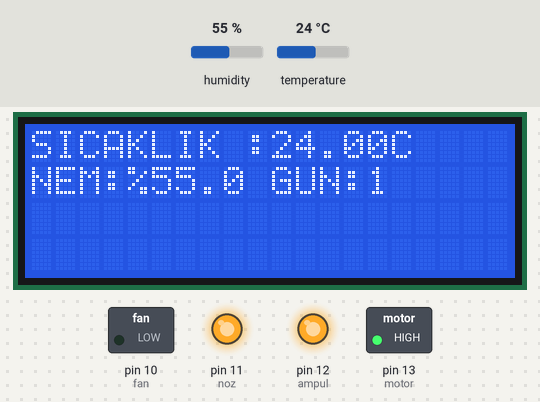
This sketch was run on a simulated Arduino Uno, built with avr-gcc and run on an emulated ATmega328P. Parts: 20×4 character LCD, switched loads named in the sketch (green lamp = pin HIGH), output pins drawn as LEDs (lit = HIGH). The inputs (shaded band) are chosen by the test bench; at power-on: humidity 55 %, temperature 24 °C. The local clock reads 2024-03-15 10:24:30 at power-on unless the sketch sets it; what the sketch prints to the serial monitor is not drawn.

Above: at 6.3 s.
6.4 s: humidity set to 58 %
7.9 s: humidity set to 61 %
At 9.1 s:
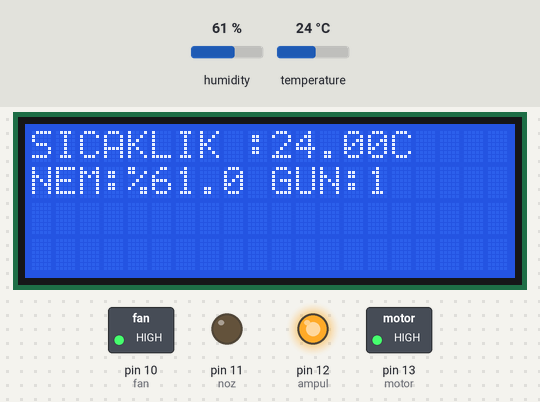
9.4 s: temperature set to 33 °C
At 10.6 s:
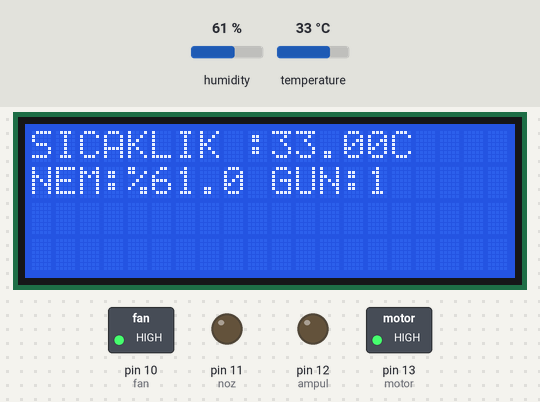
10.9 s: humidity set to 57 %
At 11.9 s:
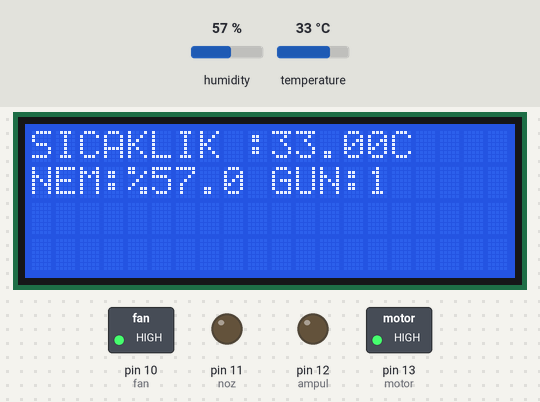
12.4 s: humidity set to 54 %
At 13.2 s:
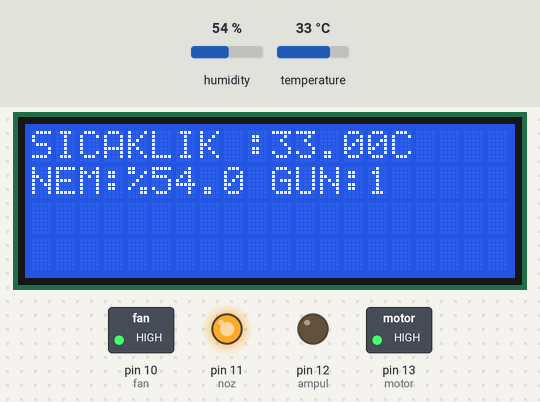
Timing chart, 0 to 14.9 s (numbered marks = the images above; inputs shaded):
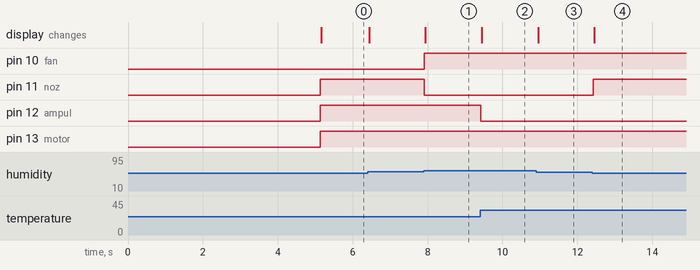

Measured:
- the behaviour switches between 59 and 60 % on humidity (found by bisection; images 0 and 1)
- the behaviour switches between 56 and 55 % on humidity (found by bisection; images 3 and 4)
- after the input at 7.9 s, pin 10 (fan): LOW → HIGH at once; pin 11 (noz): HIGH → LOW at once; the display: changes at once (image 1)
- after the input at 9.4 s, pin 12 (ampul): HIGH → LOW at once; the display: changes after 0.05 s (image 2)
- after the input at 10.9 s, the display: changes after 0.05 s (image 3)
- after the input at 12.4 s, pin 11 (noz): LOW → HIGH at once; the display: changes after 0.06 s (image 4)

The sketch:

totkkc.ino
```cpp
#include <virtuabotixRTC.h>
virtuabotixRTC myRTC(6,7,8);
#include <SoftwareSerial.h>
SoftwareSerial mySerial(3, 2);

#include <dht11.h>  // dht11 kütüphanesini ekliyoruz.
#define DHT11PIN 9  // DHT11PIN olarak Dijital 2'yi belirliyoruz.
dht11 DHT11;

#include <Wire.h>
#include <LiquidCrystal_I2C.h>

LiquidCrystal_I2C lcd(0x27, 20, 4);

#define fan 10
#define noz 11
#define ampul 12
#define motor 13

unsigned long eskizaman = 0;
unsigned long yenizaman;

void setup() {
  Serial.begin(9600);
  mySerial.begin(115200);

  pinMode(13, OUTPUT);
  pinMode(12, OUTPUT);
  pinMode(11, OUTPUT);
  pinMode(10, OUTPUT);

  myRTC.setDS1302Time(00, 0, 3, 0, 1, 1, 2014);

  lcd.clear();
  lcd.init();
  lcd.backlight();

  lcd.setCursor(0, 0);
  lcd.print("KULUCKA MAKINESI");
  lcd.setCursor(0, 1);
  lcd.print("EEM429 GRUP I_15 ");
  delay(5000);

  lcd.clear();
}

void updateSerial() {
  delay(500);
  while (Serial.available()) {
    mySerial.write(Serial.read());  //Forward what Serial received to Software Serial Port
  }
  while (mySerial.available()) {
    Serial.write(mySerial.read());  //Forward what Software Serial received to Serial Port
  }
}

void mesaj() {
  mySerial.println("AT");
  updateSerial();

  mySerial.println("AT+CMGF=1");
  updateSerial();
  mySerial.println("AT+CMGS=\"+905378862682\"");  // enter your phone number here (prefix country code)
  updateSerial();
  mySerial.print(DHT11.temperature);  // enter your message here
  updateSerial();
  mySerial.print(DHT11.humidity);  // enter your message here
  updateSerial();
  mySerial.write(26);
}

void loop() {
  yenizaman = millis();
  int chk = DHT11.read(DHT11PIN);
  myRTC.updateTime();
  Serial.println(myRTC.minutes);
  Serial.println(myRTC.seconds);

  Serial.print(myRTC.minutes);
  if (myRTC.dayofmonth < 18)

  {

    if ((float)DHT11.temperature <= 30) {
      digitalWrite(ampul, HIGH);
      digitalWrite(fan, LOW);
    } else if ((float)DHT11.temperature >= 32) {
      digitalWrite(fan, HIGH);
      digitalWrite(ampul, LOW);
    }

    if ((float)DHT11.humidity >= 60.0) {
      digitalWrite(fan, HIGH);
      digitalWrite(noz, LOW);
    } else if ((float)DHT11.humidity <= 55.0) {
      digitalWrite(noz, HIGH);
    }
  }

  if (myRTC.dayofmonth >= 18) {


    if ((float)DHT11.temperature <= 30) {
      digitalWrite(ampul, HIGH);
    } else if ((float)DHT11.temperature >= 32) {
      digitalWrite(fan, HIGH);
    }

    if ((float)DHT11.humidity >= 70) {
      digitalWrite(fan, HIGH);
    } else if ((float)DHT11.humidity <= 65.0) {
      digitalWrite(noz, HIGH);
    }
  }

  if (myRTC.minutes % 2 == 0)
  {
    digitalWrite(motor, HIGH);
   if(myRTC.seconds % 30 == 0){
    mySerial.println("AT");
    updateSerial();

    mySerial.println("AT+CMGF=1");
    updateSerial();
    mySerial.println("AT+CMGS=\"+905378862682\"");  // enter your phone number here (prefix country code)
    updateSerial();
    mySerial.print("SICAKLIK :");
    mySerial.println((float)DHT11.temperature);  // enter your message here
    updateSerial();
    mySerial.print("NEM DEGERI :");
    mySerial.println((float)DHT11.humidity);  // enter your message here
    updateSerial();
    mySerial.print("GUN :");
    mySerial.println(myRTC.dayofmonth);  // enter your message here
    updateSerial();

    mySerial.write(26);
   }
   }
   else if (myRTC.minutes % 2 != 0) {
    digitalWrite(motor, LOW);
  }

  if (yenizaman - eskizaman >= 30) {

    lcd.setCursor(0, 0);
    lcd.print("SICAKLIK :");
    lcd.print((float)DHT11.temperature);
    lcd.print("C");
    lcd.setCursor(0, 1);
    lcd.print("NEM:%");
    lcd.print((float)DHT11.humidity, 1);
    lcd.print(" GUN:");
    lcd.print(myRTC.dayofmonth);
    eskizaman = yenizaman;
  }
}
```
